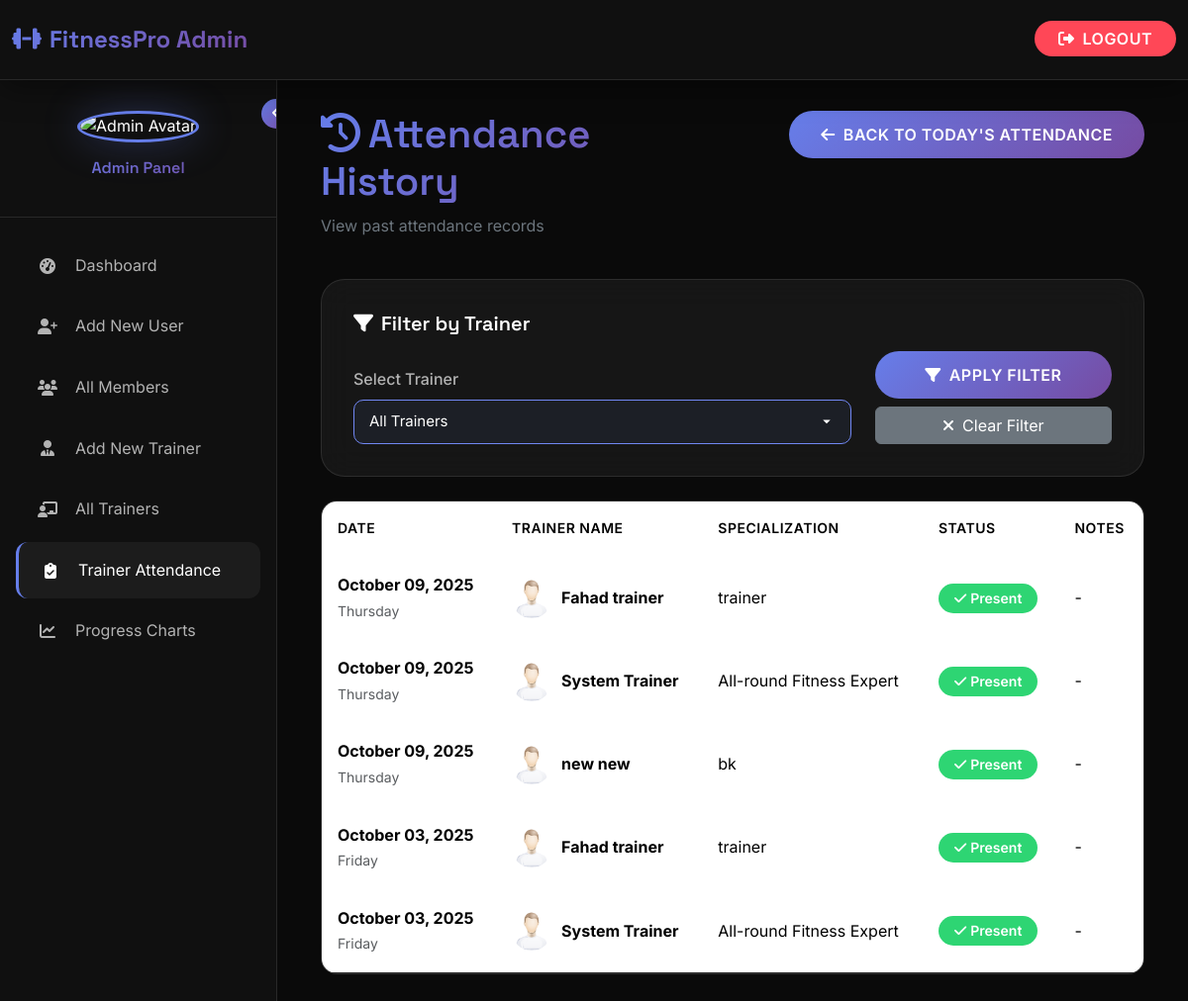
The page /attendance_history (signed in) on the database its author committed.
### gym_management/gym_app/models.py (models this page shows, shortened)
class TrainerAttendance(models.Model):
    trainer = models.ForeignKey(Trainer, on_delete=models.CASCADE, related_name='attendance_records')
    date = models.DateField(default=timezone.now)
    present = models.BooleanField(default=True)
    notes = models.TextField(null=True, blank=True)
    class Meta:
        unique_together = ['trainer', 'date']

class Trainer(models.Model):
    first_name = models.CharField(max_length=50)
    last_name = models.CharField(max_length=50)
    email = models.CharField(max_length=50, null=True, blank=True)
    phone_number = models.CharField(max_length=20)
    username = models.CharField(max_length=150, unique=True)
    password = models.CharField(max_length=100)
    specialization = models.CharField(max_length=200, null=True, blank=True)
    image = models.ImageField(upload_to="trainers/", default="trainers/default.png", null=True, blank=True)
    created_at = models.DateTimeField(auto_now_add=True)

### gym_management/gym_app/views.py (the view)
# urls.py: path('attendance_history', views.attendance_history, name='attendance_history'),
def attendance_history(request):
    if 'admin_logged_in' not in request.session:
        return redirect('/admin_login')
    trainers = Trainer.objects.all()
    all_attendance = TrainerAttendance.objects.all().order_by('-date')
    trainer_filter = request.GET.get('trainer_id')
    if trainer_filter:
        all_attendance = all_attendance.filter(trainer_id=trainer_filter)
    data = {
        'trainers': trainers,
        'attendance_records': all_attendance,
        'selected_trainer': trainer_filter,
        'pending_count': Gym_user.get_pending_approvals().count(),
        'trainer_request_count': Gym_user.get_trainer_requests().count()
    }
    return render(request, 'admin/attendance_history.html', data)

### gym_management/gym_app/models.py (called while the page is built)
    @staticmethod
    def get_pending_approvals():
        return Gym_user.objects.filter(is_approved=False)

    @staticmethod
    def get_trainer_requests():
        return Gym_user.objects.filter(trainer_requested=True, assigned_trainer=None)

### gym_management/gym_app/templates/admin/attendance_history.html (shortened to what this page needs)
{% extends 'base_admin.html' %}
{% load static %}
{% block content %}
<div class="container-fluid">
    <div class="row mb-4" data-aos="fade-down">
        <div class="col-md-6">
            <h1 class="gradient-text"><i class="fas fa-history me-2"></i>Attendance History</h1>
            <p class="text-secondary">View past attendance records</p>
        </div>
        <div class="col-md-6 text-end">
            <a href="{% url 'trainer_attendance' %}" class="btn btn-primary">
                <i class="fas fa-arrow-left me-2"></i>Back to Today's Attendance
            </a>
        </div>
    </div>
    <div class="row mb-4" data-aos="fade-up">
        <div class="col-12">
            <div class="dashboard-card">
                <h5 class="mb-3"><i class="fas fa-filter me-2"></i>Filter by Trainer</h5>
                <form method="GET" action="{% url 'attendance_history' %}">
                    <div class="row align-items-end">
                        <div class="col-md-8">
                            <label for="trainer_id" class="form-label">Select Trainer</label>
                            <select name="trainer_id" id="trainer_id" class="form-control">
                                <option value="">All Trainers</option>
                            </select>
                        </div>
                        <div class="col-md-4">
                            <button type="submit" class="btn btn-primary w-100 mb-2">
                                <i class="fas fa-filter me-2"></i>Apply Filter
                            </button>
                            <a href="{% url 'attendance_history' %}" class="btn btn-secondary w-100">
                                <i class="fas fa-times me-2"></i>Clear Filter
                            </a>
                        </div>
                    </div>
                </form>
            </div>
        </div>
    </div>
    <div class="row" data-aos="fade-up" data-aos-delay="100">
        <div class="col-12">
            {% if attendance_records %}
            <div class="table-responsive">
                <table class="table">
                    <thead>
                        <tr>
                            <th>Date</th>
                            <th>Trainer Name</th>
                            <th>Specialization</th>
                            <th>Status</th>
                            <th>Notes</th>
                        </tr>
                    </thead>
                    <tbody>
                        {% for record in attendance_records %}
                        <tr>
                            <td>
                                <strong>{{ record.date|date:"F d, Y" }}</strong>
                                <br>
                                <small class="text-muted">{{ record.date|date:"l" }}</small>
                            </td>
                            <td>
                                <div class="d-flex align-items-center">
                                    {% if record.trainer.image %}
                                        <img src="{{ record.trainer.image.url }}" alt="{{ record.trainer.first_name }}"
                                             style="width: 40px; height: 40px; border-radius: 50%; object-fit: cover; margin-right: 10px;">
                                    {% else %}
                                        <div style="width: 40px; height: 40px; border-radius: 50%; background: var(--primary-gradient);
                                                    display: flex; align-items: center; justify-content: center; margin-right: 10px; font-weight: 600;">
                                            {{ record.trainer.first_name.0 }}{{ record.trainer.last_name.0 }}
                                        </div>
                                    {% endif %}
                                    <div>
                                        <strong>{{ record.trainer.first_name }} {{ record.trainer.last_name }}</strong>
                                    </div>
                                </div>
                            </td>
                            <td>{{ record.trainer.specialization|default:"N/A" }}</td>
                            <td>
                                {% if record.present %}
                                    <span class="badge badge-success">
                                        <i class="fas fa-check me-1"></i>Present
                                    </span>
                                {% else %}
                                    <span class="badge badge-danger">
                                        <i class="fas fa-times me-1"></i>Absent
                                    </span>
                                {% endif %}
                            </td>
                            <td>{{ record.notes|default:"-" }}</td>
                        </tr>
                        {% endfor %}
                    </tbody>
                </table>
            </div>
            {% endif %}
        </div>
    </div>
</div>
{% endblock %}

### gym_management/gym_app/templates/base_admin.html (style rules this page uses)
:root { --primary-gradient: linear-gradient(135deg, #667eea 0%, #764ba2 100%); --secondary-gradient: linear-gradient(135deg, #f093fb 0%, #f5576c 100%); --accent-gradient: linear-gradient(135deg, #4facfe 0%, #00f2fe 100%); --dark-gradient: linear-gradient(135deg, #0c0c0c 0%, #1a1a1a 100%); --bg-primary: #0a0a0a; --bg-secondary: #111111; --bg-tertiary: #1a1a1a; --bg-card: rgba(255, 255, 255, 0.05); --bg-sidebar: rgba(17, 17, 17, 0.95); --text-primary: #ffffff; --text-secondary: #b3b3b3; --text-muted: #666666; --accent-primary: #667eea; --accent-secondary: #764ba2; --accent-danger: #ff4757; --accent-success: #2ed573; --accent-warning: #ffa502; --border-color: rgba(255, 255, 255, 0.1); --border-hover: rgba(255, 255, 255, 0.2); --shadow-sm: 0 2px 8px rgba(0, 0, 0, 0.3); --shadow-md: 0 8px 32px rgba(0, 0, 0, 0.4); --shadow-lg: 0 16px 64px rgba(0, 0, 0, 0.5); --shadow-glow: 0 0 40px rgba(102, 126, 234, 0.3); --blur-sm: blur(8px); --blur-md: blur(16px); --blur-lg: blur(32px); }
* { margin: 0; padding: 0; box-sizing: border-box; }
html { scroll-behavior: smooth; }
body { font-family: 'Inter', -apple-system, BlinkMacSystemFont, 'Segoe UI', sans-serif; background: var(--bg-primary); color: var(--text-primary); line-height: 1.6; overflow-x: hidden; -webkit-font-smoothing: antialiased; -moz-osx-font-smoothing: grayscale; }
h1, h2, h3, h4, h5, h6 { font-family: 'Space Grotesk', sans-serif; font-weight: 600; line-height: 1.2; }
.dashboard-card { background: var(--bg-card); backdrop-filter: var(--blur-md); border: 1px solid var(--border-color); border-radius: 1.5rem; padding: 2rem; transition: all 0.3s cubic-bezier(0.4, 0, 0.2, 1); position: relative; overflow: hidden; text-decoration: none; color: inherit; display: block; height: 100%; }
.dashboard-card::before { content: ''; position: absolute; top: 0; left: 0; right: 0; height: 3px; background: var(--primary-gradient); opacity: 0; transition: opacity 0.3s ease; }
.form-control { background: var(--bg-card); backdrop-filter: var(--blur-sm); border: 1px solid var(--border-color); border-radius: 0.75rem; color: var(--text-primary); padding: 0.875rem 1.25rem; transition: all 0.3s cubic-bezier(0.4, 0, 0.2, 1); }
.form-control::placeholder { color: var(--text-muted); }
.form-label { color: var(--text-secondary); font-weight: 500; margin-bottom: 0.5rem; }
.btn-primary { background: var(--primary-gradient); border: none; padding: 0.75rem 2rem; font-weight: 600; border-radius: 2rem; transition: all 0.3s cubic-bezier(0.4, 0, 0.2, 1); text-transform: uppercase; letter-spacing: 0.5px; color: white; }
.table-responsive { background: var(--bg-card); backdrop-filter: var(--blur-md); border: 1px solid var(--border-color); border-radius: 1rem; overflow: hidden; }
.table { color: var(--text-primary); margin-bottom: 0; }
.table thead { background: var(--bg-secondary); }
.table thead th { border-bottom: 2px solid var(--border-color); padding: 1rem; font-weight: 600; text-transform: uppercase; letter-spacing: 0.5px; font-size: 0.875rem; }
.table tbody td { border-bottom: 1px solid var(--border-color); padding: 1rem; vertical-align: middle; }
.badge { padding: 0.5rem 1rem; border-radius: 2rem; font-weight: 600; font-size: 0.875rem; }
.badge-success { background: var(--accent-success); color: white; }
.gradient-text { background: var(--primary-gradient); -webkit-background-clip: text; -webkit-text-fill-color: transparent; background-clip: text; }

### gym_management/gym_app/templates/admin/attendance_history.html (style rules this page uses)
select.form-control { background: var(--card-bg, #1c1f26); color: var(--text-color, #fff); border: 1px solid var(--primary-color, #7187f3); border-radius: 10px; padding: 10px 40px 10px 15px; font-size: 15px; appearance: none; -webkit-appearance: none; -moz-appearance: none; transition: all 0.3s ease; background-repeat: no-repeat; background-position: right 15px center; background-size: 18px; }
select.form-control option { background-color: var(--card-bg, #1c1f26); color: var(--text-color, #fff); padding: 10px; }

### rows shown on the page
TrainerAttendance: date "October 09, 2025", date "Thursday", trainer.image (placeholder picture), trainer.first_name "Fahad", trainer.last_name "trainer", trainer.specialization "trainer", present True (drawn), notes "-"
TrainerAttendance: date "October 09, 2025", date "Thursday", trainer.image (placeholder picture), trainer.first_name "System", trainer.last_name "Trainer", trainer.specialization "All-round Fitness Expert", present True (drawn), notes "-"
TrainerAttendance: date "October 09, 2025", date "Thursday", trainer.image (placeholder picture), trainer.first_name "new", trainer.last_name "new", trainer.specialization "bk", present True (drawn), notes "-"
TrainerAttendance: date "October 03, 2025", date "Friday", trainer.image (placeholder picture), trainer.first_name "Fahad", trainer.last_name "trainer", trainer.specialization "trainer", present True (drawn), notes "-"
TrainerAttendance: date "October 03, 2025", date "Friday", trainer.image (placeholder picture), trainer.first_name "System", trainer.last_name "Trainer", trainer.specialization "All-round Fitness Expert", present True (drawn), notes "-"
